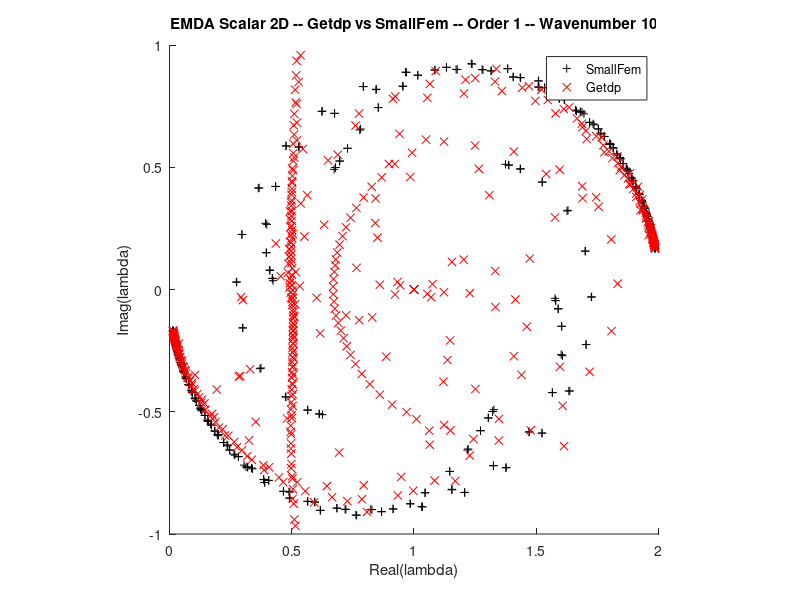

Source code (MATLAB):
clear all;
close all;

lAsf = dlmread('lEmdaSf.csv');
lAgp = dlmread('lEmdaGp.csv');

figure;
hold on;
plot(real(lAsf), imag(lAsf), 'k+');
plot(real(lAgp), imag(lAgp), 'rx');
hold off;

title('EMDA Scalar 2D -- Getdp vs SmallFem -- Order 1 -- Wavenumber 10')
xlabel('Real(lambda)');
ylabel('Imag(lambda)');
legend({'SmallFem', 'Getdp'});

xlim([ 0  2]);
ylim([-1 +1]);

axis square;
print('scalEMDAGetdpSmallfem2d.png');
